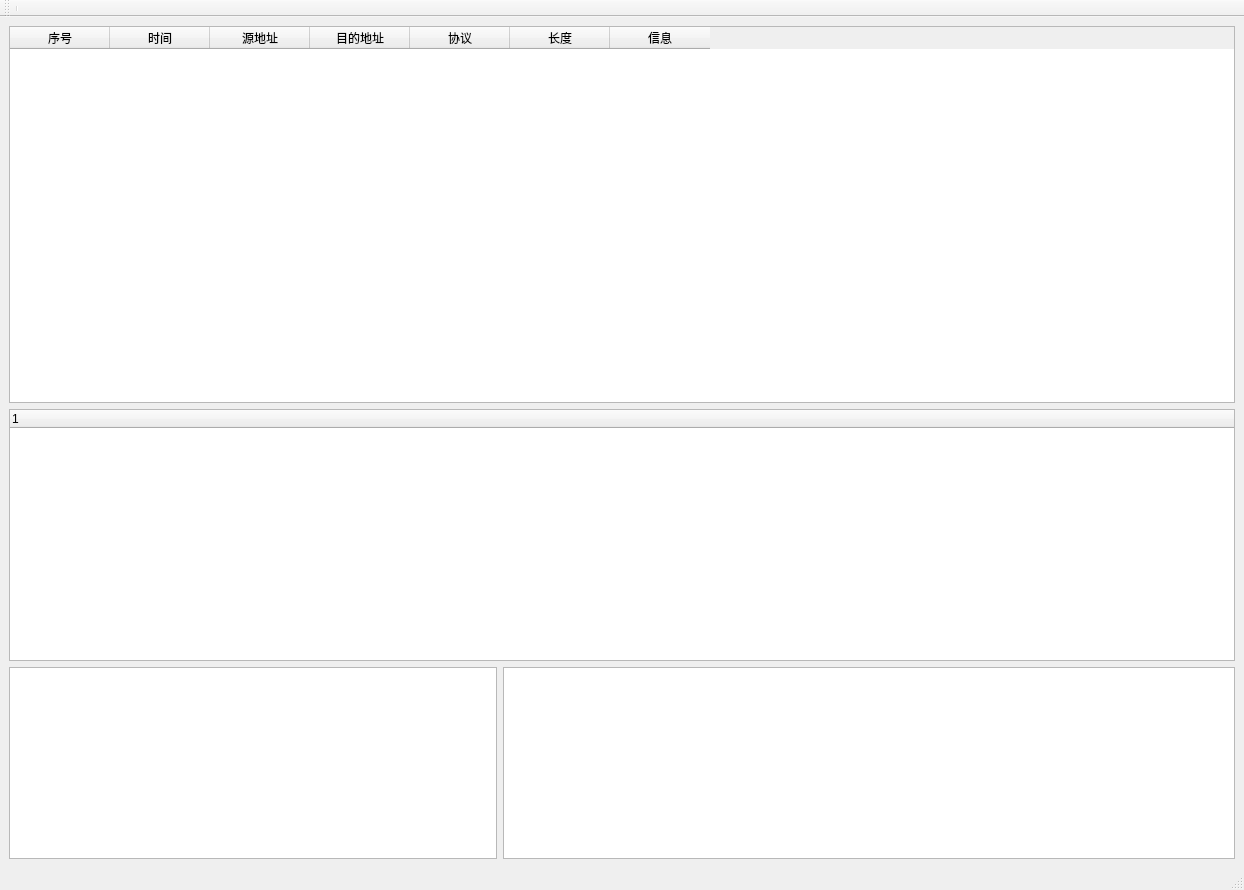
<?xml version="1.0" encoding="UTF-8"?>
<ui version="4.0">
 <class>MainWindow</class>
 <widget class="QMainWindow" name="MainWindow">
  <property name="geometry">
   <rect>
    <x>0</x>
    <y>0</y>
    <width>1244</width>
    <height>890</height>
   </rect>
  </property>
  <property name="contextMenuPolicy">
   <enum>Qt::DefaultContextMenu</enum>
  </property>
  <property name="windowTitle">
   <string>Sniffer</string>
  </property>
  <widget class="QWidget" name="centralwidget">
   <layout class="QGridLayout" name="gridLayout_2">
    <item row="0" column="0">
     <layout class="QGridLayout" name="gridLayout" rowstretch="0,0,0" columnstretch="0">
      <item row="2" column="0">
       <layout class="QHBoxLayout" name="horizontalLayout">
        <item>
         <widget class="QTextBrowser" name="textBrowserDump">
          <property name="sizePolicy">
           <sizepolicy hsizetype="Expanding" vsizetype="Expanding">
            <horstretch>2</horstretch>
            <verstretch>2</verstretch>
           </sizepolicy>
          </property>
         </widget>
        </item>
        <item>
         <widget class="QTextBrowser" name="textBrowserRaw">
          <property name="sizePolicy">
           <sizepolicy hsizetype="Expanding" vsizetype="Expanding">
            <horstretch>3</horstretch>
            <verstretch>2</verstretch>
           </sizepolicy>
          </property>
         </widget>
        </item>
       </layout>
      </item>
      <item row="1" column="0">
       <widget class="QTreeWidget" name="treeWidget">
        <property name="sizePolicy">
         <sizepolicy hsizetype="Expanding" vsizetype="Expanding">
          <horstretch>3</horstretch>
          <verstretch>2</verstretch>
         </sizepolicy>
        </property>
        <column>
         <property name="text">
          <string notr="true">1</string>
         </property>
        </column>
       </widget>
      </item>
      <item row="0" column="0">
       <widget class="QTableWidget" name="tableWidget">
        <property name="sizePolicy">
         <sizepolicy hsizetype="Expanding" vsizetype="Expanding">
          <horstretch>0</horstretch>
          <verstretch>3</verstretch>
         </sizepolicy>
        </property>
        <column>
         <property name="text">
          <string>序号</string>
         </property>
        </column>
        <column>
         <property name="text">
          <string>时间</string>
         </property>
        </column>
        <column>
         <property name="text">
          <string>源地址</string>
         </property>
        </column>
        <column>
         <property name="text">
          <string>目的地址</string>
         </property>
        </column>
        <column>
         <property name="text">
          <string>协议</string>
         </property>
        </column>
        <column>
         <property name="text">
          <string>长度</string>
         </property>
        </column>
        <column>
         <property name="text">
          <string>信息</string>
         </property>
        </column>
       </widget>
      </item>
     </layout>
    </item>
   </layout>
  </widget>
  <widget class="QMenuBar" name="menubar">
   <property name="geometry">
    <rect>
     <x>0</x>
     <y>0</y>
     <width>1244</width>
     <height>26</height>
    </rect>
   </property>
  </widget>
  <widget class="QStatusBar" name="statusbar"/>
  <widget class="QToolBar" name="toolBar">
   <property name="windowTitle">
    <string>toolBar</string>
   </property>
   <attribute name="toolBarArea">
    <enum>TopToolBarArea</enum>
   </attribute>
   <attribute name="toolBarBreak">
    <bool>false</bool>
   </attribute>
   <addaction name="separator"/>
  </widget>
 </widget>
 <resources/>
 <connections/>
</ui>
